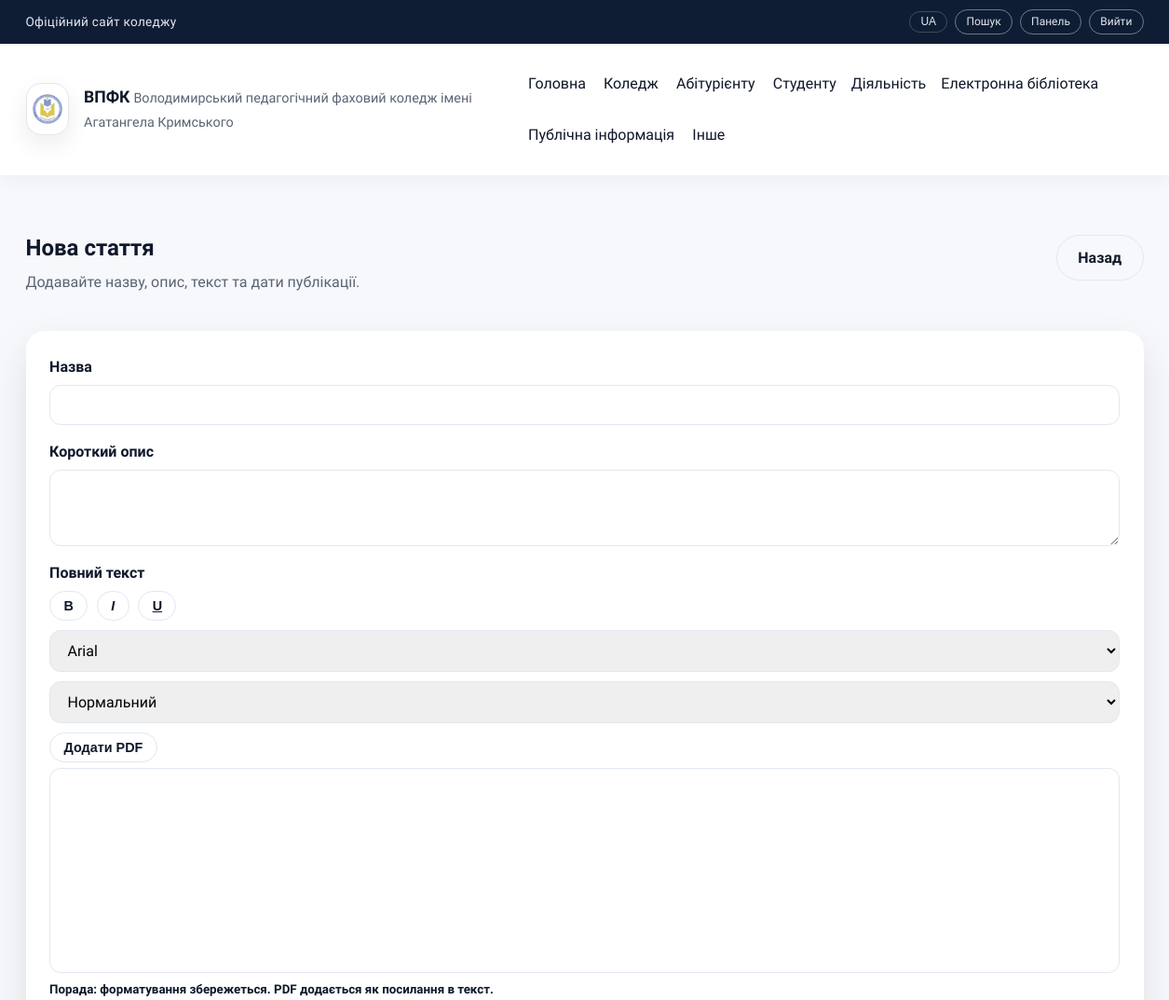
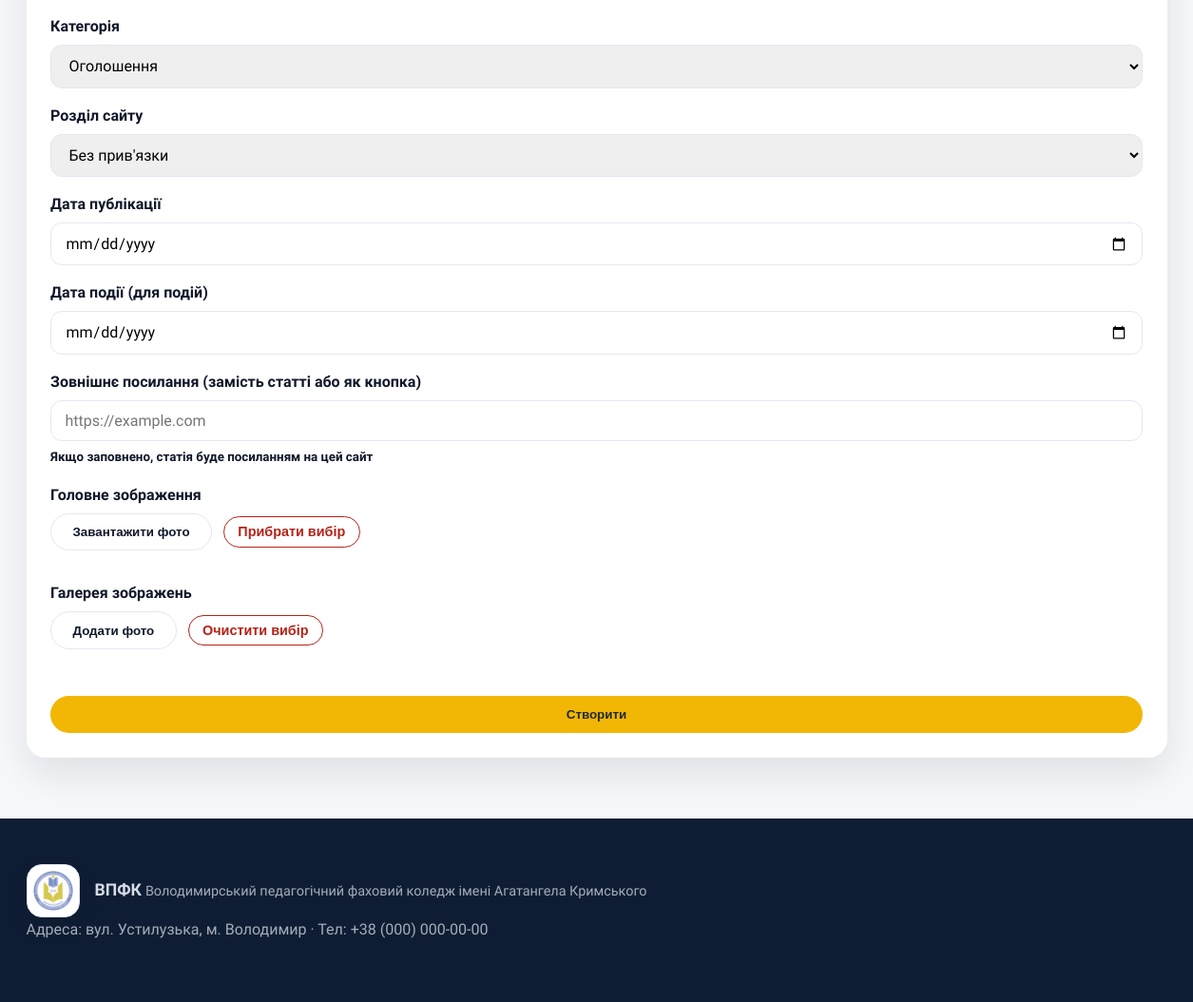
Page /admin/articles/new (signed in) on the committed database (2 pictures, top to bottom).
### tables this page shows
CREATE TABLE menu_items (
          id INTEGER PRIMARY KEY AUTOINCREMENT,
          parent_id INTEGER,
          title TEXT NOT NULL,
          url TEXT NOT NULL,
          sort_order INTEGER NOT NULL DEFAULT 0,
          FOREIGN KEY(parent_id) REFERENCES menu_items(id)
        );

### app.py (the view, shortened to what this page needs)
@app.route("/admin/articles/new", methods=["GET", "POST"])
@role_required("owner", "admin", "editor")
def admin_article_new():
    sections = get_menu_flat()
    return render_template(
        "admin/article_form.html",
        article=None,
        sections=sections,
        categories=ARTICLE_CATEGORIES,
        active_title="",
    )

### app.py (called while the page is built)
def get_db() -> sqlite3.Connection:
    if "db" not in g:
        conn = sqlite3.connect(DB_PATH)
        conn.row_factory = sqlite3.Row
        g.db = conn
    return g.db

def query_db(query: str, args: tuple = (), one: bool = False):
    db = get_db()
    cursor = db.execute(query, args)
    rows = cursor.fetchall()
    cursor.close()
    if one:
        return rows[0] if rows else None
    return rows

def build_menu_tree(rows: List[sqlite3.Row]) -> List[dict]:
    items: Dict[int, dict] = {}
    roots: List[dict] = []
    for row in rows:
        items[row["id"]] = {
            "id": row["id"],
            "parent_id": row["parent_id"],
            "title": row["title"],
            "url": row["url"],
            "sort_order": row["sort_order"],
            "children": [],
        }
    for item in items.values():
        parent_id = item["parent_id"]
        if parent_id and parent_id in items:
            items[parent_id]["children"].append(item)
        else:
            roots.append(item)
    def sort_items(nodes: List[dict]) -> List[dict]:
        nodes.sort(key=lambda n: (n["sort_order"], n["title"]))
        for node in nodes:
            node["children"] = sort_items(node["children"])
        return nodes
    return sort_items(roots)

def get_menu_tree() -> List[dict]:
    rows = query_db("SELECT * FROM menu_items ORDER BY sort_order, title")
    return build_menu_tree(rows)

def get_menu_flat() -> List[dict]:
    tree = get_menu_tree()
    flat: List[dict] = []
    def walk(nodes: List[dict], level: int = 0) -> None:
        for node in nodes:
            flat.append({**node, "level": level})
            walk(node["children"], level + 1)
    walk(tree)
    return flat

@app.context_processor
def inject_globals():
    return {
        "menu_items": get_menu_tree(),
        "current_user": g.get("user"),
    }

@app.before_request
def load_user():
    g.user = None
    user_id = session.get("user_id")
    if user_id:
        user = query_db("SELECT * FROM users WHERE id = ?", (user_id,), one=True)
        if user:
            g.user = user

def role_required(*roles):
    def decorator(view):
        @wraps(view)
        def wrapped(*args, **kwargs):
            if g.user is None:
                return redirect(url_for("login"))
            if g.user["role"] not in roles:
                abort(403)
            return view(*args, **kwargs)
        return wrapped
    return decorator

### templates/admin/article_form.html (shortened to what this page needs)
{% extends "layout.html" %}
{% block content %}
  <section class="section">
    <div class="container admin-shell">
      <div class="admin-header">
        <div>
          <h1>{{ 'Редагувати статтю' if article else 'Нова стаття' }}</h1>
          <p>Додавайте назву, опис, текст та дати публікації.</p>
        </div>
        <a class="btn outline" href="{{ url_for('admin_articles') }}">Назад</a>
      </div>
      <div class="admin-card">
        <form method="post" enctype="multipart/form-data" class="form-grid">
          <label class="form-field">
            Назва
            <input class="input" name="title" type="text" value="{{ article.title|clean_text if article else '' }}" required />
          </label>
          <label class="form-field">
            Короткий опис
            <textarea class="textarea" name="summary" rows="3">{{ article.summary|clean_text if article else '' }}</textarea>
          </label>
          <div class="form-field">
            <div>Повний текст</div>
            <div class="editor-toolbar" role="toolbar" aria-label="Форматування тексту">
              <button class="btn outline small" type="button" data-cmd="bold"><b>B</b></button>
              <button class="btn outline small" type="button" data-cmd="italic"><i>I</i></button>
              <button class="btn outline small" type="button" data-cmd="underline"><u>U</u></button>
              <select class="select editor-select" data-cmd="fontName" aria-label="Шрифт">
                <option value="Arial">Arial</option>
              </select>
              <select class="select editor-select" data-cmd="fontSize" aria-label="Розмір">
                <option value="3" selected>Нормальний</option>
              </select>
              <button class="btn outline small" type="button" id="insert-pdf-btn">Додати PDF</button>
            </div>
            <div
              id="content-editor"
              class="rich-editor"
              contenteditable="true"
              spellcheck="true"
              aria-label="Повний текст"
              data-initial='{{ (article.content|clean_text if article else "")|tojson }}'
            ></div>
            <small>Порада: форматування збережеться. PDF додається як посилання в текст.</small>
          </div>
          <label class="form-field">
            Категорія
            <select class="select" name="category">
              {% for cat in categories %}
                <option value="{{ cat }}" {% if article and article.category == cat %}selected{% endif %}>
                  {{ cat }}
                </option>
              {% endfor %}
            </select>
          </label>
          <label class="form-field">
            Розділ сайту
            <select class="select" name="section_id">
              <option value="">Без прив'язки</option>
            </select>
          </label>
          <label class="form-field">
            Дата публікації
            <input
              class="input"
              name="published_date"
              type="date"
              value="{{ article.published_date|clean_text if article else '' }}"
            />
          </label>
          <label class="form-field">
            Дата події (для подій)
            <input
              class="input"
              name="event_date"
              type="date"
              value="{{ article.event_date|clean_text if article else '' }}"
            />
          </label>
          <label class="form-field">
            Зовнішнє посилання (замість статті або як кнопка)
            <input
              class="input"
              name="external_link"
              type="url"
              placeholder="https://example.com"
              value="{{ article.external_link|clean_text if article else '' }}"
            />
            <small>Якщо заповнено, статія буде посиланням на цей сайт</small>
          </label>
          <div class="form-field">
            <div>Головне зображення</div>
            <div class="file-picker">
              <button class="btn outline" type="button" onclick="openFilePicker('featured-image-input')">
                Завантажити фото
              </button>
              <button class="btn outline danger small" type="button" onclick="clearFeaturedSelection()">
                Прибрати вибір
              </button>
            </div>
          </div>
          <div class="form-field">
            <div>Галерея зображень</div>
            <div class="file-picker">
              <button class="btn outline" type="button" onclick="openFilePicker('gallery-images-input')">
                Додати фото
              </button>
              <button class="btn outline danger small" type="button" onclick="clearGallerySelection()">
                Очистити вибір
              </button>
            </div>
          </div>
          <button class="btn primary" type="submit">{{ 'Зберегти' if article else 'Створити' }}</button>
        </form>
      </div>
    </div>
  </section>
{% endblock %}

### templates/_menu.html (shortened to what this page needs)
{% macro render_menu(items, active_title=None, level=0) %}
  {% for item in items %}
    {% set active_class = "nav-highlight" if item.title == active_title else "" %}
    {% if item.children %}
      <div class="nav-item has-submenu submenu-level-{{ level }}">
        <span class="nav-title {{ active_class }}">{{ item.title }}</span>
      </div>
    {% else %}
      <a href="{{ item.url or '#' }}" class="{{ active_class }}">{{ item.title }}</a>
    {% endif %}
  {% endfor %}
{% endmacro %}

### static/css/styles.css (style rules this page uses)
:root { color-scheme: light; --bg: #f6f8fb; --surface: #ffffff; --surface-2: #eef2f8; --text: #0f172a; --muted: #5b6475; --primary: #0b4f9a; --primary-700: #083b73; --secondary: #0e7c66; --accent: #f2b705; --border: #e2e8f0; --shadow: 0 18px 40px rgba(15, 23, 42, 0.1); --radius-lg: 20px; --radius-md: 14px; --radius-sm: 10px; --container: 1200px; }
*, *::before, *::after { box-sizing: border-box; }
body { margin: 0; font-family: "Source Sans 3", "Inter", "Roboto", "Segoe UI", sans-serif; font-size: 16px; line-height: 1.6; color: var(--text); background: var(--bg); }
a { color: inherit; text-decoration: none; }
h1, h2, h3 { margin: 0 0 0.4em; line-height: 1.2; }
p { margin: 0 0 1rem; color: var(--muted); }
.container { width: min(100% - 2.5rem, var(--container)); margin: 0 auto; }
.section { padding: 4rem 0; }
.site-nav a { padding: 0.4rem 0.2rem; color: var(--text); position: relative; }
.site-nav a::after { content: ""; position: absolute; left: 0; bottom: -0.2rem; width: 0%; height: 2px; background: var(--primary); transition: width 0.3s ease; }
.nav-item { position: relative; display: inline-flex; align-items: center; gap: 0.35rem; }
.nav-title { display: inline-block; cursor: default; user-select: none; }
.btn { display: inline-flex; align-items: center; justify-content: center; padding: 0.7rem 1.4rem; border-radius: 999px; border: 1px solid transparent; font-weight: 600; cursor: pointer; transition: transform 0.2s ease, box-shadow 0.2s ease; }
.btn.primary { background: var(--accent); color: #1f2937; }
.btn.outline { background: transparent; border-color: var(--border); color: var(--text); }
.btn.outline.danger { border-color: #b42318; color: #b42318; }
.btn.small { padding: 0.45rem 0.9rem; font-size: 0.9rem; }
.admin-shell { display: grid; gap: 1.5rem; }
.admin-header { display: flex; flex-wrap: wrap; align-items: flex-start; justify-content: space-between; gap: 1rem; }
.admin-card { background: var(--surface); padding: 1.6rem; border-radius: var(--radius-lg); box-shadow: var(--shadow); }
.form-grid { display: grid; gap: 1rem; }
.form-field { display: grid; gap: 0.4rem; font-weight: 600; }
.file-picker { display: flex; align-items: center; gap: 0.75rem; flex-wrap: wrap; }
.editor-toolbar { display: flex; flex-wrap: wrap; gap: 0.6rem; align-items: center; }
.editor-select { width: auto; min-width: 160px; }
.rich-editor { min-height: 220px; padding: 0.9rem 1rem; border-radius: 12px; border: 1px solid var(--border); background: #fff; font-weight: 400; }
.input, .textarea, .select { width: 100%; border-radius: 12px; border: 1px solid var(--border); padding: 0.7rem 0.9rem; font-size: 1rem; font-family: inherit; }
.textarea { resize: vertical; }

### rows in the picture
menu_items: title "Головна"
menu_items: title "Коледж"
menu_items: title "Абітурієнту"
menu_items: title "Студенту"
menu_items: title "Діяльність"
menu_items: title "Електронна бібліотека"
menu_items: title "Публічна інформація"
menu_items: title "Інше"

### other values in the picture
{{ 'Редагувати статтю' if article else 'Нова стаття' }} "Нова стаття"
{{ 'Зберегти' if article else 'Створити' }} "Створити"
form field category "Оголошення"
